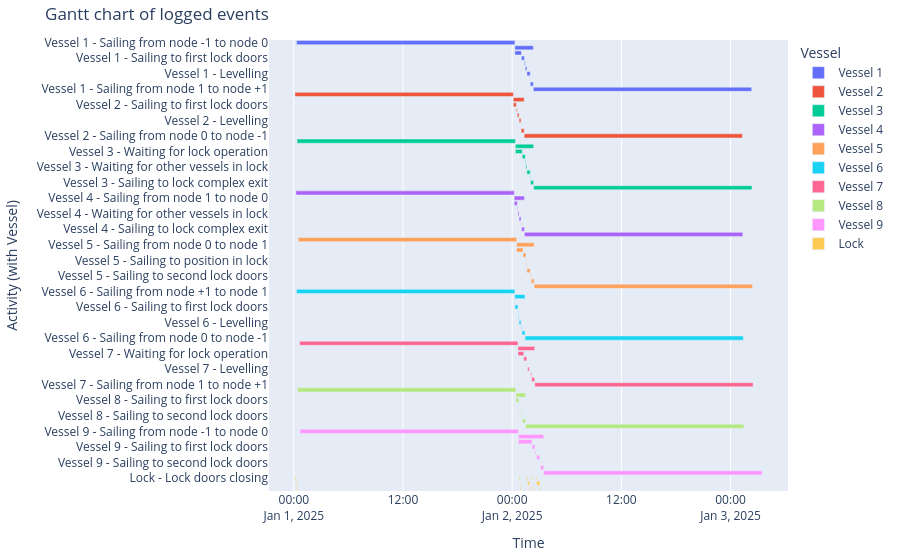

The notebook cell this image was saved under:
### Markdown cell above
#### Gantt chart of event table

### Code cell
df_eventtable = opentnsim.core.logutils.logbook2eventtable([*vessels, lock])
fig = generate_vessel_gantt_chart(df_eventtable)

### Figure 1 — Plotly figure (JSON) as saved in the notebook; plotly's stock layout.template omitted (floating-point values rounded to 4 significant figures)
{"data": [{"base": ["2025-01-01T00:17:54.550491000", "2025-01-02T00:17:54.550491000", "2025-01-02T00:17:54.550491000", "2025-01-02T01:00:39.281621000", "2025-01-02T01:20:39.281621000", "2025-01-02T01:26:19.454407000", "2025-01-02T01:37:08.050519000", "2025-01-02T01:58:38.050519000", "2025-01-02T01:59:26.646631000", "2025-01-02T02:19:26.646631000"], "hovertemplate": "object name=Vessel 1<br>start time=%{base}<br>stop time=%{x}<br>activity label=%{y}<extra></extra>", "legendgroup": "Vessel 1", "marker": {"color": "#636efa", "pattern": {"shape": ""}}, "name": "Vessel 1", "orientation": "h", "showlegend": true, "textposition": "auto", "type": "bar", "x": [86400000, 7292096, 2564731, 1200000, 340172, 648596, 1290000, 48596, 1200000, 86400000], "xaxis": "x", "y": ["Vessel 1 - Sailing from node -1 to node 0", "Vessel 1 - Sailing from node 0 to node 1", "Vessel 1 - Waiting for lock operation", "Vessel 1 - Sailing to first lock doors", "Vessel 1 - Sailing to position in lock", "Vessel 1 - Waiting for other vessels in lock", "Vessel 1 - Levelling", "Vessel 1 - Sailing to second lock doors", "Vessel 1 - Sailing to lock complex exit", "Vessel 1 - Sailing from node 1 to node +1"], "yaxis": "y"}, {"base": ["2025-01-01T00:07:22.177207000", "2025-01-02T00:07:22.177207000", "2025-01-02T00:07:22.177207000", "2025-01-02T00:27:22.177207000", "2025-01-02T00:33:02.349993000", "2025-01-02T00:45:26.301059000", "2025-01-02T00:58:06.301059000", "2025-01-02T00:58:54.897171000", "2025-01-02T01:18:54.897171000"], "hovertemplate": "object name=Vessel 2<br>start time=%{base}<br>stop time=%{x}<br>activity label=%{y}<extra></extra>", "legendgroup": "Vessel 2", "marker": {"color": "#EF553B", "pattern": {"shape": ""}}, "name": "Vessel 2", "orientation": "h", "showlegend": true, "textposition": "auto", "type": "bar", "x": [86400000, 4292719, 1200000, 340172, 743951, 760000, 48596, 1200000, 86400000], "xaxis": "x", "y": ["Vessel 2 - Sailing from node +1 to node 1", "Vessel 2 - Sailing from node 1 to node 0", "Vessel 2 - Sailing to first lock doors", "Vessel 2 - Sailing to position in lock", "Vessel 2 - Waiting for other vessels in lock", "Vessel 2 - Levelling", "Vessel 2 - Sailing to second lock doors", "Vessel 2 - Sailing to lock complex exit", "Vessel 2 - Sailing from node 0 to node -1"], "yaxis": "y"}, {"base": ["2025-01-01T00:21:25.206401000", "2025-01-02T00:21:25.206401000", "2025-01-02T00:21:25.206401000", "2025-01-02T01:06:19.454407000", "2025-01-02T01:26:19.454407000", "2025-01-02T01:30:22.434969000", "2025-01-02T01:37:08.050519000", "2025-01-02T01:59:00.858295000", "2025-01-02T02:01:26.646632000", "2025-01-02T02:21:26.646632000"], "hovertemplate": "object name=Vessel 3<br>start time=%{base}<br>stop time=%{x}<br>activity label=%{y}<extra></extra>", "legendgroup": "Vessel 3", "marker": {"color": "#00cc96", "pattern": {"shape": ""}}, "name": "Vessel 3", "orientation": "h", "showlegend": true, "textposition": "auto", "type": "bar", "x": [86400000, 7201440, 2694248, 1200000, 242980, 405615, 1290000, 145788, 1200000, 86400000], "xaxis": "x", "y": ["Vessel 3 - Sailing from node -1 to node 0", "Vessel 3 - Sailing from node 0 to node 1", "Vessel 3 - Waiting for lock operation", "Vessel 3 - Sailing to first lock doors", "Vessel 3 - Sailing to position in lock", "Vessel 3 - Waiting for other vessels in lock", "Vessel 3 - Levelling", "Vessel 3 - Sailing to second lock doors", "Vessel 3 - Sailing to lock complex exit", "Vessel 3 - Sailing from node 1 to node +1"], "yaxis": "y"}, {"base": ["2025-01-01T00:13:40.580269000", "2025-01-02T00:13:40.580269000", "2025-01-02T00:13:40.580269000", "2025-01-02T00:33:40.580269000", "2025-01-02T00:37:43.560831000", "2025-01-02T00:45:26.301059000", "2025-01-02T00:58:29.108834000", "2025-01-02T01:00:54.897171000", "2025-01-02T01:20:54.897171000"], "hovertemplate": "object name=Vessel 4<br>start time=%{base}<br>stop time=%{x}<br>activity label=%{y}<extra></extra>", "legendgroup": "Vessel 4", "marker": {"color": "#ab63fa", "pattern": {"shape": ""}}, "name": "Vessel 4", "orientation": "h", "showlegend": true, "textposition": "auto", "type": "bar", "x": [86400000, 4034316, 1200000, 242980, 462740, 760000, 145788, 1200000, 86400000], "xaxis": "x", "y": ["Vessel 4 - Sailing from node +1 to node 1", "Vessel 4 - Sailing from node 1 to node 0", "Vessel 4 - Sailing to first lock doors", "Vessel 4 - Sailing to position in lock", "Vessel 4 - Waiting for other vessels in lock", "Vessel 4 - Levelling", "Vessel 4 - Sailing to second lock doors", "Vessel 4 - Sailing to lock complex exit", "Vessel 4 - Sailing from node 0 to node -1"], "yaxis": "y"}, {"base": ["2025-01-01T00:28:58.436860000", "2025-01-02T00:28:58.436860000", "2025-01-02T00:28:58.436860000", "2025-01-02T01:11:19.454407000", "2025-01-02T01:31:19.454407000", "2025-01-02T01:33:45.242744000", "2025-01-02T01:37:08.050519000", "2025-01-02T02:01:00.858295000", "2025-01-02T02:05:03.838857000", "2025-01-02T02:25:03.838857000"], "hovertemplate": "object name=Vessel 5<br>start time=%{base}<br>stop time=%{x}<br>activity label=%{y}<extra></extra>", "legendgroup": "Vessel 5", "marker": {"color": "#FFA15A", "pattern": {"shape": ""}}, "name": "Vessel 5", "orientation": "h", "showlegend": true, "textposition": "auto", "type": "bar", "x": [86400000, 6965401, 2541017, 1200000, 145788, 202807, 1290000, 242980, 1200000, 86400000], "xaxis": "x", "y": ["Vessel 5 - Sailing from node -1 to node 0", "Vessel 5 - Sailing from node 0 to node 1", "Vessel 5 - Waiting for lock operation", "Vessel 5 - Sailing to first lock doors", "Vessel 5 - Sailing to position in lock", "Vessel 5 - Waiting for other vessels in lock", "Vessel 5 - Levelling", "Vessel 5 - Sailing to second lock doors", "Vessel 5 - Sailing to lock complex exit", "Vessel 5 - Sailing from node 1 to node +1"], "yaxis": "y"}, {"base": ["2025-01-01T00:17:13.532738000", "2025-01-02T00:17:13.532738000", "2025-01-02T00:17:13.532738000", "2025-01-02T00:18:40.580269000", "2025-01-02T00:38:40.580269000", "2025-01-02T00:41:06.368606000", "2025-01-02T00:45:26.301059000", "2025-01-02T01:00:29.108834000", "2025-01-02T01:04:32.089396000", "2025-01-02T01:24:32.089396000"], "hovertemplate": "object name=Vessel 6<br>start time=%{base}<br>stop time=%{x}<br>activity label=%{y}<extra></extra>", "legendgroup": "Vessel 6", "marker": {"color": "#19d3f3", "pattern": {"shape": ""}}, "name": "Vessel 6", "orientation": "h", "showlegend": true, "textposition": "auto", "type": "bar", "x": [86400000, 4038556, 87047, 1200000, 145788, 259932, 760000, 242980, 1200000, 86400000], "xaxis": "x", "y": ["Vessel 6 - Sailing from node +1 to node 1", "Vessel 6 - Sailing from node 1 to node 0", "Vessel 6 - Waiting for lock operation", "Vessel 6 - Sailing to first lock doors", "Vessel 6 - Sailing to position in lock", "Vessel 6 - Waiting for other vessels in lock", "Vessel 6 - Levelling", "Vessel 6 - Sailing to second lock doors", "Vessel 6 - Sailing to lock complex exit", "Vessel 6 - Sailing from node 0 to node -1"], "yaxis": "y"}, {"base": ["2025-01-01T00:38:12.774662000", "2025-01-02T00:38:12.774662000", "2025-01-02T00:38:12.774662000", "2025-01-02T01:16:19.454407000", "2025-01-02T01:36:19.454407000", "2025-01-02T01:42:08.050519000", "2025-01-02T02:03:00.858295000", "2025-01-02T02:08:41.031082000", "2025-01-02T02:28:41.031082000"], "hovertemplate": "object name=Vessel 7<br>start time=%{base}<br>stop time=%{x}<br>activity label=%{y}<extra></extra>", "legendgroup": "Vessel 7", "marker": {"color": "#FF6692", "pattern": {"shape": ""}}, "name": "Vessel 7", "orientation": "h", "showlegend": true, "textposition": "auto", "type": "bar", "x": [86400000, 6628256, 2286679, 1200000, 48596, 690000, 340172, 1200000, 86400000], "xaxis": "x", "y": ["Vessel 7 - Sailing from node -1 to node 0", "Vessel 7 - Sailing from node 0 to node 1", "Vessel 7 - Waiting for lock operation", "Vessel 7 - Sailing to first lock doors", "Vessel 7 - Sailing to position in lock", "Vessel 7 - Levelling", "Vessel 7 - Sailing to second lock doors", "Vessel 7 - Sailing to lock complex exit", "Vessel 7 - Sailing from node 1 to node +1"], "yaxis": "y"}, {"base": ["2025-01-01T00:24:37.704947000", "2025-01-02T00:24:37.704947000", "2025-01-02T00:24:37.704947000", "2025-01-02T00:44:37.704947000", "2025-01-02T00:50:26.301059000", "2025-01-02T01:02:29.108834000", "2025-01-02T01:08:09.281621000", "2025-01-02T01:28:09.281621000"], "hovertemplate": "object name=Vessel 8<br>start time=%{base}<br>stop time=%{x}<br>activity label=%{y}<extra></extra>", "legendgroup": "Vessel 8", "marker": {"color": "#B6E880", "pattern": {"shape": ""}}, "name": "Vessel 8", "orientation": "h", "showlegend": true, "textposition": "auto", "type": "bar", "x": [86400000, 3811576, 1200000, 48596, 160000, 340172, 1200000, 86400000], "xaxis": "x", "y": ["Vessel 8 - Sailing from node +1 to node 1", "Vessel 8 - Sailing from node 1 to node 0", "Vessel 8 - Sailing to first lock doors", "Vessel 8 - Sailing to position in lock", "Vessel 8 - Levelling", "Vessel 8 - Sailing to second lock doors", "Vessel 8 - Sailing to lock complex exit", "Vessel 8 - Sailing from node 0 to node -1"], "yaxis": "y"}, {"base": ["2025-01-01T00:40:58.019450000", "2025-01-02T00:40:58.019450000", "2025-01-02T00:40:58.019450000", "2025-01-02T02:10:51.031081000", "2025-01-02T02:30:51.031081000", "2025-01-02T02:41:31.203867000", "2025-01-02T03:07:01.203868000", "2025-01-02T03:07:49.799981000", "2025-01-02T03:27:49.799981000"], "hovertemplate": "object name=Vessel 9<br>start time=%{base}<br>stop time=%{x}<br>activity label=%{y}<extra></extra>", "legendgroup": "Vessel 9", "marker": {"color": "#FF97FF", "pattern": {"shape": ""}}, "name": "Vessel 9", "orientation": "h", "showlegend": true, "textposition": "auto", "type": "bar", "x": [86400000, 10011780, 5393011, 1200000, 340172, 1230000, 48596, 1200000, 86400000], "xaxis": "x", "y": ["Vessel 9 - Sailing from node -1 to node 0", "Vessel 9 - Sailing from node 0 to node 1", "Vessel 9 - Waiting for lock operation", "Vessel 9 - Sailing to first lock doors", "Vessel 9 - Sailing to position in lock", "Vessel 9 - Levelling", "Vessel 9 - Sailing to second lock doors", "Vessel 9 - Sailing to lock complex exit", "Vessel 9 - Sailing from node 1 to node +1"], "yaxis": "y"}, {"base": ["2025-01-01T00:07:22.177207000", "2025-01-01T00:12:22.177207000", "2025-01-01T00:15:02.177207000", "2025-01-01T00:19:42.177207000", "2025-01-02T00:45:26.301059000", "2025-01-02T00:50:26.301059000", "2025-01-02T00:53:06.301059000", "2025-01-02T01:37:08.050519000", "2025-01-02T01:42:08.050519000", "2025-01-02T01:53:38.050519000", "2025-01-02T02:10:41.031082000", "2025-01-02T02:15:41.031082000", "2025-01-02T02:15:51.031082000", "2025-01-02T02:36:31.203867000", "2025-01-02T02:41:31.203867000", "2025-01-02T03:02:01.203867000"], "hovertemplate": "object name=Lock<br>start time=%{base}<br>stop time=%{x}<br>activity label=%{y}<extra></extra>", "legendgroup": "Lock", "marker": {"color": "#FECB52", "pattern": {"shape": ""}}, "name": "Lock", "orientation": "h", "showlegend": true, "textposition": "auto", "type": "bar", "x": [300000, 160000, 280000, 300000, 300000, 160000, 300000, 300000, 690000, 300000, 300000, 10000, 300000, 300000, 1230000, 300000], "xaxis": "x", "y": ["Lock - Lock doors closing", "Lock - Lock chamber converting", "Lock - Lock chamber converting", "Lock - Lock doors opening", "Lock - Lock doors closing", "Lock - Lock chamber converting", "Lock - Lock doors opening", "Lock - Lock doors closing", "Lock - Lock chamber converting", "Lock - Lock doors opening", "Lock - Lock doors closing", "Lock - Lock chamber converting", "Lock - Lock doors opening", "Lock - Lock doors closing", "Lock - Lock chamber converting", "Lock - Lock doors opening"], "yaxis": "y"}], "layout": {"barmode": "overlay", "legend": {"title": {"text": "Vessel"}, "tracegroupgap": 0}, "margin": {"b": 20, "l": 20, "r": 20, "t": 40}, "title": {"text": "Gantt chart of logged events"}, "xaxis": {"anchor": "y", "domain": [0, 1], "title": {"text": "Time"}, "type": "date"}, "yaxis": {"anchor": "x", "autorange": "reversed", "domain": [0, 1], "title": {"text": "Activity (with Vessel)"}}}}
